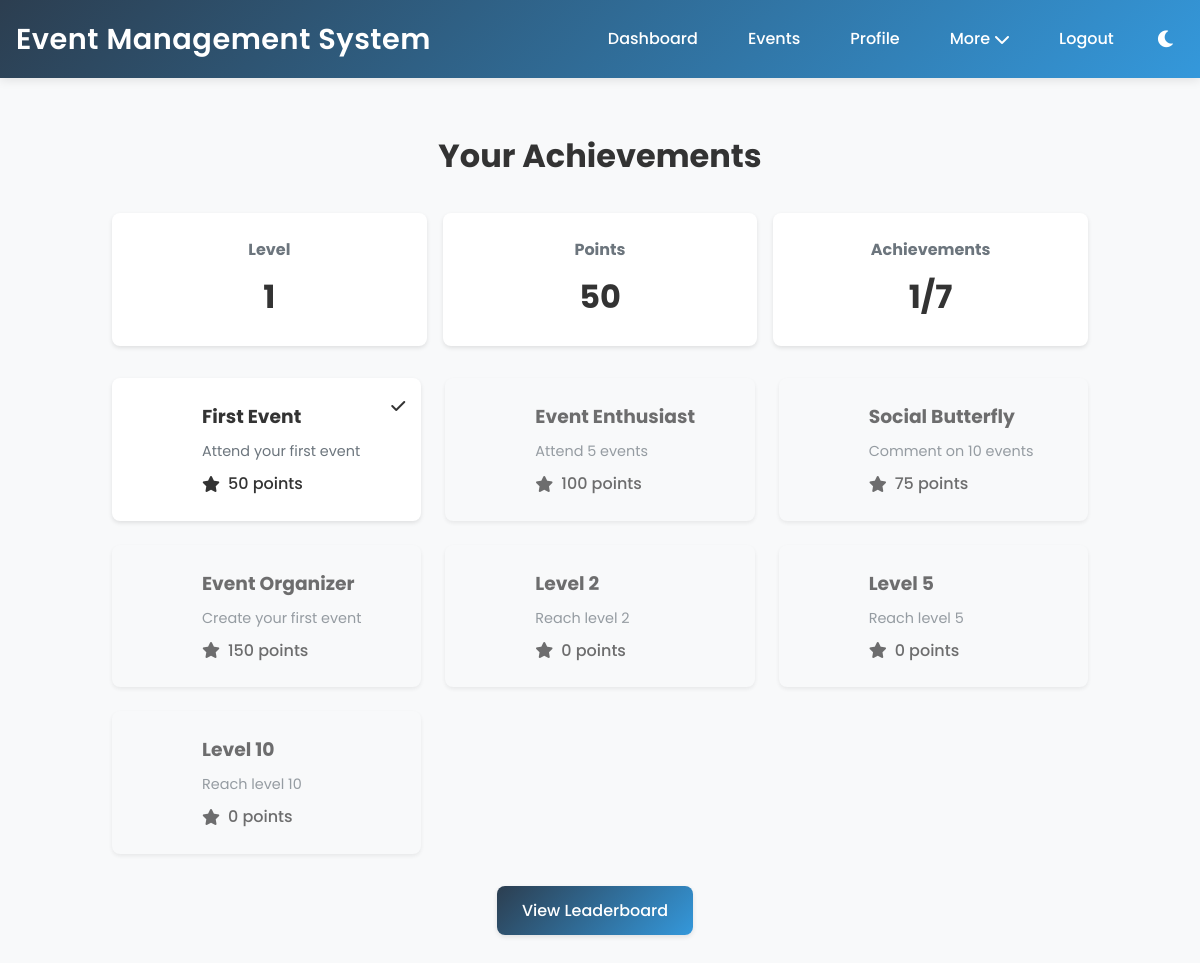
/achievements (signed in), run on the app's committed database.
### app.py (models this page shows)
class UserPoints(db.Model):
    id = db.Column(db.Integer, primary_key=True)
    user_id = db.Column(db.Integer, db.ForeignKey('user.id'), nullable=False)
    points = db.Column(db.Integer, default=0)
    level = db.Column(db.Integer, default=1)
    user = db.relationship('User', backref=db.backref('points', uselist=False))

class Achievement(db.Model):
    id = db.Column(db.Integer, primary_key=True)
    name = db.Column(db.String(100), nullable=False)
    description = db.Column(db.Text, nullable=False)
    points = db.Column(db.Integer, nullable=False)
    icon = db.Column(db.String(100))
    created_at = db.Column(db.DateTime, default=datetime.utcnow)

### app.py (the view)
@app.route('/achievements')
@login_required
def achievements():
    all_achievements = Achievement.query.all()
    user_achievements = {ua.achievement_id for ua in current_user.achievements}
    return render_template('achievements.html',
                         achievements=all_achievements,
                         user_achievements=user_achievements)

### app.py (called while the page is built)
@login_manager.user_loader
def load_user(user_id):
    return User.query.get(int(user_id))

### templates/achievements.html (shortened to what this page needs)
{% extends "base.html" %}
{% block content %}
<div class="achievements-container">
    <div class="achievements-header">
        <h1>Your Achievements</h1>
        <div class="user-stats">
            <div class="stat-card">
                <h3>Level</h3>
                <p class="stat-value">{{ current_user.points.level if current_user.points else 1 }}</p>
            </div>
            <div class="stat-card">
                <h3>Points</h3>
                <p class="stat-value">{{ current_user.points.points if current_user.points else 0 }}</p>
            </div>
            <div class="stat-card">
                <h3>Achievements</h3>
                <p class="stat-value">{{ current_user.achievements|length }}/{{ achievements|length }}</p>
            </div>
        </div>
    </div>
    <div class="achievements-grid">
        {% for achievement in achievements %}
            <div class="achievement-card {% if achievement.id in user_achievements %}earned{% else %}locked{% endif %}">
                <div class="achievement-icon">
                </div>
                <div class="achievement-info">
                    <h3>{{ achievement.name }}</h3>
                    <p>{{ achievement.description }}</p>
                    <div class="achievement-points">
                        <i class="fas fa-star"></i>
                        <span>{{ achievement.points }} points</span>
                    </div>
                </div>
                {% if achievement.id in user_achievements %}
                    <div class="achievement-badge">
                        <i class="fas fa-check"></i>
                    </div>
                {% endif %}
            </div>
        {% endfor %}
    </div>
    <div class="leaderboard-link">
        <a href="{{ url_for('leaderboard') }}" class="btn btn-primary">View Leaderboard</a>
    </div>
</div>
{% endblock %}

### templates/base.html (style rules this page uses)
:root { --bg-color: #f8f9fa; --text-color: #333; --card-bg: white; --header-bg: linear-gradient(135deg, #2c3e50, #3498db); --border-color: #e9ecef; --input-bg: white; --shadow-color: rgba(0, 0, 0, 0.1); --secondary-text: #6c757d; --heading-color: #2c3e50; }
* { margin: 0; padding: 0; box-sizing: border-box; }
body { font-family: 'Poppins', sans-serif; line-height: 1.6; background-color: var(--bg-color); color: var(--text-color); transition: background-color 0.3s, color 0.3s; }
.btn { display: inline-block; background: linear-gradient(135deg, #2c3e50, #3498db); color: white; padding: 12px 25px; border: none; border-radius: 8px; cursor: pointer; text-decoration: none; margin-right: 10px; font-weight: 500; transition: all 0.3s ease; box-shadow: 0 2px 5px var(--shadow-color); }

### templates/achievements.html (style rules this page uses)
.achievements-container { max-width: 1200px; margin: 0 auto; padding: 2rem; }
.achievements-header { text-align: center; margin-bottom: 2rem; }
.user-stats { display: grid; grid-template-columns: repeat(auto-fit, minmax(200px, 1fr)); gap: 1rem; margin: 2rem 0; }
.stat-card { background-color: var(--card-bg); padding: 1.5rem; border-radius: 8px; text-align: center; box-shadow: 0 2px 4px rgba(0, 0, 0, 0.1); }
.stat-card h3 { margin: 0; color: var(--secondary-text); font-size: 1rem; }
.stat-value { font-size: 2rem; font-weight: bold; color: var(--primary-color); margin: 0.5rem 0 0; }
.achievements-grid { display: grid; grid-template-columns: repeat(auto-fill, minmax(300px, 1fr)); gap: 1.5rem; margin-bottom: 2rem; }
.achievement-card { background-color: var(--card-bg); padding: 1.5rem; border-radius: 8px; display: flex; align-items: center; gap: 1rem; position: relative; box-shadow: 0 2px 4px rgba(0, 0, 0, 0.1); opacity: 0.7; transition: all 0.3s ease; }
.achievement-card.earned { opacity: 1; border-left: 4px solid var(--primary-color); }
.achievement-card.locked { background-color: var(--bg-color); }
.achievement-icon { width: 50px; height: 50px; background-color: var(--primary-color); border-radius: 50%; display: flex; align-items: center; justify-content: center; color: white; font-size: 1.5rem; }
.achievement-info { flex: 1; }
.achievement-info h3 { margin: 0 0 0.5rem; color: var(--text-color); }
.achievement-info p { margin: 0; color: var(--secondary-text); font-size: 0.9rem; }
.achievement-points { display: flex; align-items: center; gap: 0.5rem; margin-top: 0.5rem; color: var(--primary-color); font-weight: 500; }
.achievement-badge { position: absolute; top: 1rem; right: 1rem; color: var(--primary-color); }
.leaderboard-link { text-align: center; margin-top: 2rem; }

### data on the page
UserPoints: points "1", points "50"
Achievement: name "First Event", description "Attend your first event", points "50"
Achievement: name "Event Enthusiast", description "Attend 5 events", points "100"
Achievement: name "Social Butterfly", description "Comment on 10 events", points "75"
Achievement: name "Event Organizer", description "Create your first event", points "150"
Achievement: name "Level 2", description "Reach level 2", points "0"
Achievement: name "Level 5", description "Reach level 5", points "0"
Achievement: name "Level 10", description "Reach level 10", points "0"

### other printed values
{{ current_user.achievements|length }} "1"
{{ achievements|length }} "7"
